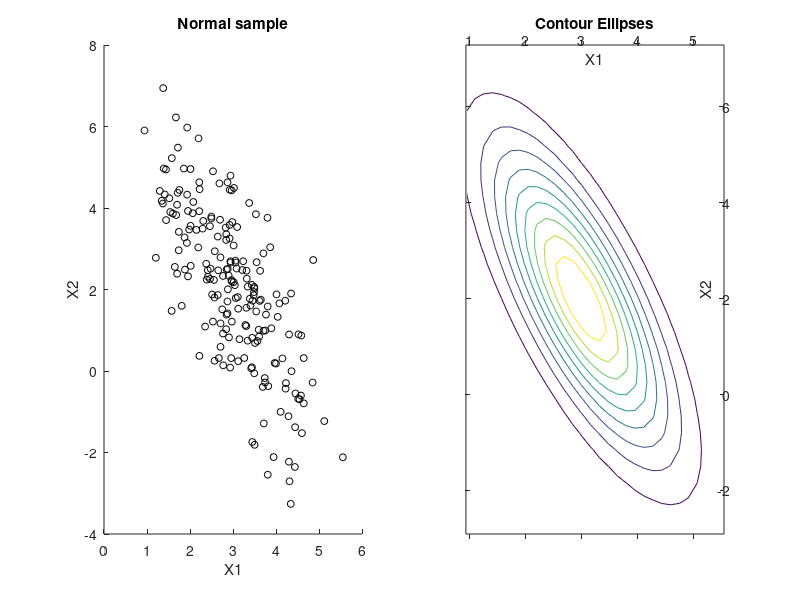

The MATLAB script that drew this image:
% ---------------------------------------------------------------------
% Book:         MVA
% ---------------------------------------------------------------------
% Quantlet:     MVAcontnorm
% ---------------------------------------------------------------------
% Description:  MVAcontnorm computes a scatterplot of a normal sample 
%               and the contour ellipses for mu =#(3,2) and 
%               sigma = #(1,-1.5)~#(-1.5,4).      
% ---------------------------------------------------------------------
% Usage:        MVAcontnorm
% ---------------------------------------------------------------------
% Inputs:       none
% ---------------------------------------------------------------------
% Output:       Scatterplot of a normal sample and the contour ellipses 
%               for mu =#(3,2) and sigma = #(1,-1.5)~#(-1.5,4).    
% ---------------------------------------------------------------------
% Example:      Contour ellipses for mu =#(3,2) and 
%               sigma = #(1,-1.5)~#(-1.5,4).    
% ---------------------------------------------------------------------
% Author:       Wolfgang Haerdle, Vladimir Georgescu, Jorge Patron,
%               Song Song
% ---------------------------------------------------------------------

n=200;
mu=[3 2];
sig=[1   -1.5
    -1.5  4];


[vector,value] = eig(sig);
ll = sqrt(value);
sh = vector*ll*vector';

nr = normrnd(0,1,n,size(sig,1));

y = nr*sh';

for i=1:length(sig)
    y(:,i)=y(:,i)+mu(i);
end

hold on
subplot(1,2,1)
scatter(y(:,1),y(:,2),25,'k')
title('Normal sample')
xlabel('X1')
ylabel('X2')

%Contour ellipses
subplot(1,2,2)
ymin=min(y);
yrange=max(y)-min(y);
ng=30;
for i=1:2
    aa(:,i)=1;
end

% Constructing the grid
ng=ng*aa;
d=yrange./(ng-1);

min1=ymin(1,1);
m1=min1;
min2=ymin(1,2);
m2=min2;


grid(1,1)=min1;
grid(1,2)=min2;
for i=1:900
    if mod(i-1,30)==0
        min1=m1;
        grid(i,1)=m1;
    else
        grid(i,1)=min1+d(1,1);
        min1=min1+d(1,1);
    end;
    if mod(i-1,30)==0
        min2=min2+d(1,2);
        grid(i,2)=min2;
    else
        grid(i,2)=min2;
    end;
end;
    
scatter(grid(:,1),grid(:,2));
for i=1:2
    diff(:,i)=(grid(:,i)-mu(i));
end
ff=diff*inv(sig);
ff=ff.*diff;
for i=1:length(ff)
    f1(i)=-(ff(i,1)+ff(i,2));
end
f2=exp(f1/2);

f=f2/sqrt(det(2*pi*sig));

g=[grid,f'];

% Plotting the contours
j=1;
k=1;
for i=1:900
    xx(j,k)=g(i,2);
    j=j+1;
    if mod(i,30)==0 
        j=1;
        k=k+1;
    end
end

j=1;
k=1;
for i=1:900
    yy(j,k)=g(i,1);
    j=j+1;
    if mod(i,30)==0 
        j=1;
        k=k+1;
    end
end

j=1;
k=1;
for i=1:900
    zz(j,k)=g(i,3);
    j=j+1;
    if mod(i,30)==0 
        j=1;
        k=k+1;
    end
end

[C,h] = contour(xx,yy,zz,9);
title('Contour Ellipses')
xlabel('X2')
ylabel('X1')
view(90,-90)
hold off





